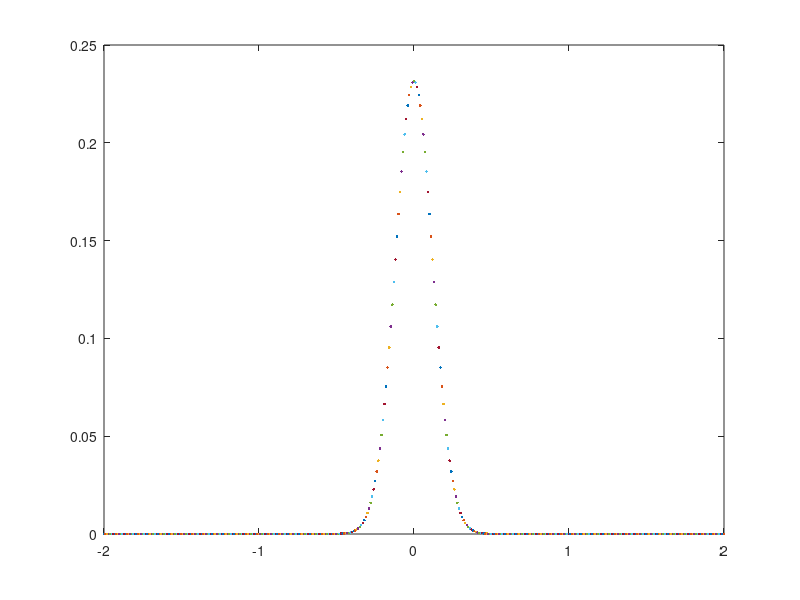

MATLAB code to generate this figure:

function PHENIXjet5
    
    
    for phi = -2:0.01:2

    q = 0.8;
    mpi = 0.13957;
    TMP = 0.5;
    etajet = 0 ;
    Aridge = 1 ;
    fRNK = 3;
    fJ = 0.82;
    ma = 1.1;
    md = 1;
    a = 0.5;
    sigmapizero = 0.5;
    snn = 200;

    mN = 0.93957;
    
    yb = acosh(snn/(2*mN));
    
    [pt,deta] = meshgrid(4:0.01:5,-2:0.01:2);
    
    eta = deta + etajet;

    pf1 = pt .* cos(phi);
    pf2 = pt .* sin(phi);
    pf3 = pt .* sinh(eta);
    
    pi1 = pf1 - q/cosh(etajet);
    pi2 = pf2;
    pi3 = pf3 - q*sinh(etajet)/cosh(etajet);
    
    Ef = sqrt(pf1.^2 + pf2.^2 + pf3.^2 + mpi^2);
    Ei = sqrt(pi1.^2 + pi2.^2 + pi3.^2 + mpi^2);
    
    yf = log((Ef + pf3)./(Ef - pf3))./2;
    yi = log((Ei + pi3)./(Ei - pi3))./2;
    
    mtf = sqrt(mpi^2 + pf1.^2 + pf2.^2);
    mti = sqrt(mpi^2 + pi1.^2 + pi2.^2);
  
    pft = sqrt(pf1.^2 + pf2.^2);
    pit = sqrt(pi1.^2 + pi2.^2);
    
    x = sqrt(mpi^2 + pit.^2) .* exp(abs(yi) - yb) ./mpi ;
    
    etaf = log((sqrt(pf1.^2 + pf2.^2 + pf3.^2) + pf3)./((sqrt(pf1.^2 + pf2.^2 + pf3.^2) - pf3)));
    etai = log((sqrt(pi1.^2 + pi2.^2 + pi3.^2) + pi3)./((sqrt(pi1.^2 + pi2.^2 + pi3.^2) - pi3)));

    NJF = 0.15 + 0.1 * pt;
    TJF = 0.19 + 0.06 * pt;
    
    sigmapi = sigmapizero * ma ./(sqrt(ma^2 + pt.^2));
    
    
    Nridge =  fRNK * 2/3 * Aridge * (1 - x).^a .* exp(-sqrt(mpi^2 + pit.^2)/TMP)./(sqrt(md^2 + pit.^2)) .*  Ef./Ei .* sqrt(1 - mpi^2./(mtf.^2 .* (cosh(yf)).^2));
    
    Njet = fJ * NJF .* exp((mpi - sqrt((mpi^2 + pt.^2))) ./ TJF) ./(TJF .* (mpi + TJF)) .* exp(-(phi^2 + deta.^2) ./ (2 * sigmapi.^2)) ./ (2 * pi * sigmapi.^2);
    
    

    Njeti = Njet .* pt;
    
    iNjet = sum(Njeti(:) * 0.01) ;

    N = iNjet * 23/21 ;
    
    plot(phi, N)
    
    hold all
    
    end

    

    
    
end